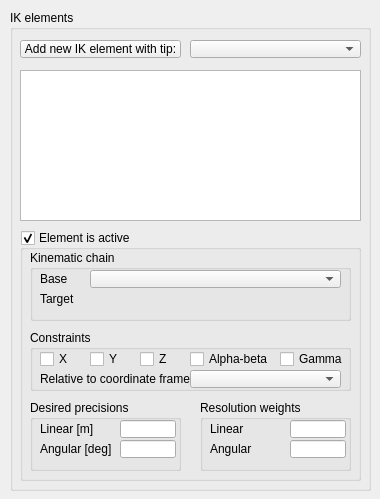
<?xml version="1.0" encoding="UTF-8"?>
<ui version="4.0">
 <class>CQDlgIkElements</class>
 <widget class="QDialog" name="CQDlgIkElements">
  <property name="geometry">
   <rect>
    <x>0</x>
    <y>0</y>
    <width>380</width>
    <height>499</height>
   </rect>
  </property>
  <property name="windowTitle">
   <string>IK Elements</string>
  </property>
  <property name="locale">
   <locale language="English" country="UnitedStates"/>
  </property>
  <widget class="QGroupBox" name="groupBox">
   <property name="geometry">
    <rect>
     <x>10</x>
     <y>10</y>
     <width>361</width>
     <height>481</height>
    </rect>
   </property>
   <property name="title">
    <string>IK elements</string>
   </property>
   <property name="flat">
    <bool>false</bool>
   </property>
   <widget class="QToolButton" name="qqAddNewElement">
    <property name="geometry">
     <rect>
      <x>10</x>
      <y>30</y>
      <width>161</width>
      <height>18</height>
     </rect>
    </property>
    <property name="focusPolicy">
     <enum>Qt::StrongFocus</enum>
    </property>
    <property name="text">
     <string>Add new IK element with tip:</string>
    </property>
   </widget>
   <widget class="QListWidget" name="qqList">
    <property name="geometry">
     <rect>
      <x>10</x>
      <y>60</y>
      <width>341</width>
      <height>151</height>
     </rect>
    </property>
   </widget>
   <widget class="QGroupBox" name="qqActive">
    <property name="geometry">
     <rect>
      <x>10</x>
      <y>220</y>
      <width>341</width>
      <height>251</height>
     </rect>
    </property>
    <property name="title">
     <string>Element is active</string>
    </property>
    <property name="flat">
     <bool>false</bool>
    </property>
    <property name="checkable">
     <bool>true</bool>
    </property>
    <widget class="QGroupBox" name="groupBox_3">
     <property name="geometry">
      <rect>
       <x>10</x>
       <y>20</y>
       <width>321</width>
       <height>71</height>
      </rect>
     </property>
     <property name="title">
      <string>Kinematic chain</string>
     </property>
     <property name="flat">
      <bool>false</bool>
     </property>
     <widget class="QLabel" name="label">
      <property name="geometry">
       <rect>
        <x>10</x>
        <y>20</y>
        <width>51</width>
        <height>18</height>
       </rect>
      </property>
      <property name="text">
       <string>Base</string>
      </property>
     </widget>
     <widget class="QComboBox" name="qqBaseCombo">
      <property name="geometry">
       <rect>
        <x>60</x>
        <y>20</y>
        <width>251</width>
        <height>18</height>
       </rect>
      </property>
      <property name="maxVisibleItems">
       <number>30</number>
      </property>
     </widget>
     <widget class="QLabel" name="qqTargetString">
      <property name="geometry">
       <rect>
        <x>60</x>
        <y>40</y>
        <width>251</width>
        <height>18</height>
       </rect>
      </property>
      <property name="font">
       <font>
        <weight>75</weight>
        <bold>true</bold>
       </font>
      </property>
      <property name="text">
       <string/>
      </property>
     </widget>
     <widget class="QLabel" name="label_2">
      <property name="geometry">
       <rect>
        <x>10</x>
        <y>40</y>
        <width>51</width>
        <height>18</height>
       </rect>
      </property>
      <property name="text">
       <string>Target</string>
      </property>
     </widget>
    </widget>
    <widget class="QGroupBox" name="groupBox_4">
     <property name="geometry">
      <rect>
       <x>10</x>
       <y>100</y>
       <width>321</width>
       <height>61</height>
      </rect>
     </property>
     <property name="title">
      <string>Constraints</string>
     </property>
     <property name="flat">
      <bool>false</bool>
     </property>
     <widget class="QCheckBox" name="qqX">
      <property name="geometry">
       <rect>
        <x>10</x>
        <y>20</y>
        <width>51</width>
        <height>18</height>
       </rect>
      </property>
      <property name="focusPolicy">
       <enum>Qt::StrongFocus</enum>
      </property>
      <property name="text">
       <string>X</string>
      </property>
     </widget>
     <widget class="QCheckBox" name="qqY">
      <property name="geometry">
       <rect>
        <x>60</x>
        <y>20</y>
        <width>51</width>
        <height>18</height>
       </rect>
      </property>
      <property name="focusPolicy">
       <enum>Qt::StrongFocus</enum>
      </property>
      <property name="text">
       <string>Y</string>
      </property>
     </widget>
     <widget class="QCheckBox" name="qqZ">
      <property name="geometry">
       <rect>
        <x>110</x>
        <y>20</y>
        <width>51</width>
        <height>18</height>
       </rect>
      </property>
      <property name="focusPolicy">
       <enum>Qt::StrongFocus</enum>
      </property>
      <property name="text">
       <string>Z</string>
      </property>
     </widget>
     <widget class="QCheckBox" name="qqAlphaBeta">
      <property name="geometry">
       <rect>
        <x>160</x>
        <y>20</y>
        <width>91</width>
        <height>18</height>
       </rect>
      </property>
      <property name="focusPolicy">
       <enum>Qt::StrongFocus</enum>
      </property>
      <property name="text">
       <string>Alpha-beta</string>
      </property>
     </widget>
     <widget class="QCheckBox" name="qqGamma">
      <property name="geometry">
       <rect>
        <x>250</x>
        <y>20</y>
        <width>81</width>
        <height>18</height>
       </rect>
      </property>
      <property name="focusPolicy">
       <enum>Qt::StrongFocus</enum>
      </property>
      <property name="text">
       <string>Gamma</string>
      </property>
     </widget>
     <widget class="QLabel" name="qqTargetString_2">
      <property name="geometry">
       <rect>
        <x>10</x>
        <y>40</y>
        <width>151</width>
        <height>18</height>
       </rect>
      </property>
      <property name="text">
       <string>Relative to coordinate frame</string>
      </property>
     </widget>
     <widget class="QComboBox" name="qqRelativeCombo">
      <property name="geometry">
       <rect>
        <x>160</x>
        <y>40</y>
        <width>151</width>
        <height>18</height>
       </rect>
      </property>
      <property name="maxVisibleItems">
       <number>30</number>
      </property>
     </widget>
    </widget>
    <widget class="QGroupBox" name="groupBox_5">
     <property name="geometry">
      <rect>
       <x>10</x>
       <y>170</y>
       <width>151</width>
       <height>71</height>
      </rect>
     </property>
     <property name="title">
      <string>Desired precisions</string>
     </property>
     <property name="flat">
      <bool>false</bool>
     </property>
     <widget class="QLabel" name="qqTargetString_3">
      <property name="geometry">
       <rect>
        <x>10</x>
        <y>20</y>
        <width>81</width>
        <height>18</height>
       </rect>
      </property>
      <property name="text">
       <string>Linear [m]</string>
      </property>
     </widget>
     <widget class="QLineEdit" name="qqPrecisionLinear">
      <property name="geometry">
       <rect>
        <x>90</x>
        <y>20</y>
        <width>56</width>
        <height>18</height>
       </rect>
      </property>
     </widget>
     <widget class="QLabel" name="qqTargetString_4">
      <property name="geometry">
       <rect>
        <x>10</x>
        <y>40</y>
        <width>81</width>
        <height>18</height>
       </rect>
      </property>
      <property name="text">
       <string>Angular [deg]</string>
      </property>
     </widget>
     <widget class="QLineEdit" name="qqPrecisionAngular">
      <property name="geometry">
       <rect>
        <x>90</x>
        <y>40</y>
        <width>56</width>
        <height>18</height>
       </rect>
      </property>
     </widget>
    </widget>
    <widget class="QGroupBox" name="groupBox_6">
     <property name="geometry">
      <rect>
       <x>180</x>
       <y>170</y>
       <width>151</width>
       <height>71</height>
      </rect>
     </property>
     <property name="title">
      <string>Resolution weights</string>
     </property>
     <property name="flat">
      <bool>false</bool>
     </property>
     <widget class="QLineEdit" name="qqWeightAngular">
      <property name="geometry">
       <rect>
        <x>90</x>
        <y>40</y>
        <width>56</width>
        <height>18</height>
       </rect>
      </property>
     </widget>
     <widget class="QLabel" name="qqTargetString_5">
      <property name="geometry">
       <rect>
        <x>10</x>
        <y>20</y>
        <width>71</width>
        <height>18</height>
       </rect>
      </property>
      <property name="text">
       <string>Linear</string>
      </property>
     </widget>
     <widget class="QLineEdit" name="qqWeightLinear">
      <property name="geometry">
       <rect>
        <x>90</x>
        <y>20</y>
        <width>56</width>
        <height>18</height>
       </rect>
      </property>
     </widget>
     <widget class="QLabel" name="qqTargetString_6">
      <property name="geometry">
       <rect>
        <x>10</x>
        <y>40</y>
        <width>71</width>
        <height>18</height>
       </rect>
      </property>
      <property name="text">
       <string>Angular</string>
      </property>
     </widget>
    </widget>
   </widget>
   <widget class="QComboBox" name="qqTipCombo">
    <property name="geometry">
     <rect>
      <x>180</x>
      <y>30</y>
      <width>171</width>
      <height>18</height>
     </rect>
    </property>
    <property name="maxVisibleItems">
     <number>30</number>
    </property>
   </widget>
  </widget>
 </widget>
 <tabstops>
  <tabstop>qqAddNewElement</tabstop>
  <tabstop>qqTipCombo</tabstop>
  <tabstop>qqList</tabstop>
  <tabstop>qqActive</tabstop>
  <tabstop>qqBaseCombo</tabstop>
  <tabstop>qqX</tabstop>
  <tabstop>qqY</tabstop>
  <tabstop>qqZ</tabstop>
  <tabstop>qqAlphaBeta</tabstop>
  <tabstop>qqGamma</tabstop>
  <tabstop>qqRelativeCombo</tabstop>
  <tabstop>qqPrecisionLinear</tabstop>
  <tabstop>qqPrecisionAngular</tabstop>
  <tabstop>qqWeightLinear</tabstop>
  <tabstop>qqWeightAngular</tabstop>
 </tabstops>
 <resources/>
 <connections/>
</ui>
